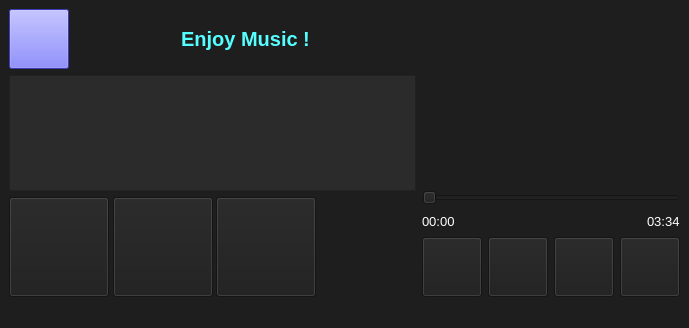
<?xml version="1.0" encoding="UTF-8"?>
<ui version="4.0">
 <class>MusicPlayer</class>
 <widget class="QMainWindow" name="MusicPlayer">
  <property name="geometry">
   <rect>
    <x>0</x>
    <y>0</y>
    <width>689</width>
    <height>328</height>
   </rect>
  </property>
  <property name="minimumSize">
   <size>
    <width>512</width>
    <height>300</height>
   </size>
  </property>
  <property name="maximumSize">
   <size>
    <width>1024</width>
    <height>600</height>
   </size>
  </property>
  <property name="windowTitle">
   <string>MainWindow</string>
  </property>
  <property name="styleSheet">
   <string notr="true">background-color: rgb(30, 30, 30);</string>
  </property>
  <widget class="QWidget" name="centralwidget">
   <layout class="QVBoxLayout" name="verticalLayout_6">
    <item>
     <layout class="QHBoxLayout" name="horizontalLayout_5">
      <item>
       <layout class="QVBoxLayout" name="verticalLayout_4">
        <item>
         <layout class="QVBoxLayout" name="verticalLayout_3">
          <item>
           <layout class="QHBoxLayout" name="horizontalLayout_4">
            <item>
             <widget class="QPushButton" name="pushButton">
              <property name="sizePolicy">
               <sizepolicy hsizetype="Minimum" vsizetype="Minimum">
                <horstretch>0</horstretch>
                <verstretch>0</verstretch>
               </sizepolicy>
              </property>
              <property name="minimumSize">
               <size>
                <width>60</width>
                <height>60</height>
               </size>
              </property>
              <property name="maximumSize">
               <size>
                <width>60</width>
                <height>60</height>
               </size>
              </property>
              <property name="styleSheet">
               <string notr="true">background-color: rgb(85, 85, 255);</string>
              </property>
              <property name="text">
               <string/>
              </property>
             </widget>
            </item>
            <item>
             <widget class="QLabel" name="label">
              <property name="sizePolicy">
               <sizepolicy hsizetype="Expanding" vsizetype="Minimum">
                <horstretch>0</horstretch>
                <verstretch>0</verstretch>
               </sizepolicy>
              </property>
              <property name="font">
               <font>
                <pointsize>15</pointsize>
                <weight>75</weight>
                <bold>true</bold>
               </font>
              </property>
              <property name="styleSheet">
               <string notr="true">color: rgb(85, 255, 255);</string>
              </property>
              <property name="text">
               <string>Enjoy Music !</string>
              </property>
              <property name="alignment">
               <set>Qt::AlignCenter</set>
              </property>
             </widget>
            </item>
           </layout>
          </item>
          <item>
           <widget class="QListWidget" name="listWidget">
            <property name="sizePolicy">
             <sizepolicy hsizetype="Expanding" vsizetype="Expanding">
              <horstretch>0</horstretch>
              <verstretch>0</verstretch>
             </sizepolicy>
            </property>
            <property name="styleSheet">
             <string notr="true">color: rgb(85, 255, 255);
background-color: rgb(43, 43, 43);</string>
            </property>
            <property name="resizeMode">
             <enum>QListView::Fixed</enum>
            </property>
           </widget>
          </item>
         </layout>
        </item>
        <item>
         <layout class="QHBoxLayout" name="horizontalLayout_2">
          <item>
           <widget class="QPushButton" name="pBtn_Pre">
            <property name="sizePolicy">
             <sizepolicy hsizetype="Fixed" vsizetype="Fixed">
              <horstretch>100</horstretch>
              <verstretch>100</verstretch>
             </sizepolicy>
            </property>
            <property name="minimumSize">
             <size>
              <width>100</width>
              <height>100</height>
             </size>
            </property>
            <property name="maximumSize">
             <size>
              <width>100</width>
              <height>100</height>
             </size>
            </property>
            <property name="autoFillBackground">
             <bool>false</bool>
            </property>
            <property name="styleSheet">
             <string notr="true"/>
            </property>
            <property name="text">
             <string/>
            </property>
            <property name="iconSize">
             <size>
              <width>100</width>
              <height>100</height>
             </size>
            </property>
            <property name="checkable">
             <bool>false</bool>
            </property>
           </widget>
          </item>
          <item>
           <widget class="QPushButton" name="pBtn_Pause">
            <property name="sizePolicy">
             <sizepolicy hsizetype="Fixed" vsizetype="Fixed">
              <horstretch>100</horstretch>
              <verstretch>100</verstretch>
             </sizepolicy>
            </property>
            <property name="minimumSize">
             <size>
              <width>100</width>
              <height>100</height>
             </size>
            </property>
            <property name="maximumSize">
             <size>
              <width>100</width>
              <height>100</height>
             </size>
            </property>
            <property name="styleSheet">
             <string notr="true"/>
            </property>
            <property name="text">
             <string/>
            </property>
            <property name="checkable">
             <bool>true</bool>
            </property>
           </widget>
          </item>
          <item>
           <widget class="QPushButton" name="pBtn_Next">
            <property name="sizePolicy">
             <sizepolicy hsizetype="Fixed" vsizetype="Fixed">
              <horstretch>100</horstretch>
              <verstretch>100</verstretch>
             </sizepolicy>
            </property>
            <property name="minimumSize">
             <size>
              <width>100</width>
              <height>100</height>
             </size>
            </property>
            <property name="maximumSize">
             <size>
              <width>100</width>
              <height>100</height>
             </size>
            </property>
            <property name="styleSheet">
             <string notr="true"/>
            </property>
            <property name="text">
             <string/>
            </property>
           </widget>
          </item>
          <item>
           <widget class="QPushButton" name="pBtn_OpenSearchWin">
            <property name="sizePolicy">
             <sizepolicy hsizetype="Fixed" vsizetype="Fixed">
              <horstretch>100</horstretch>
              <verstretch>100</verstretch>
             </sizepolicy>
            </property>
            <property name="minimumSize">
             <size>
              <width>100</width>
              <height>100</height>
             </size>
            </property>
            <property name="maximumSize">
             <size>
              <width>100</width>
              <height>100</height>
             </size>
            </property>
            <property name="mouseTracking">
             <bool>false</bool>
            </property>
            <property name="focusPolicy">
             <enum>Qt::NoFocus</enum>
            </property>
            <property name="contextMenuPolicy">
             <enum>Qt::NoContextMenu</enum>
            </property>
            <property name="styleSheet">
             <string notr="true"/>
            </property>
            <property name="text">
             <string/>
            </property>
            <property name="flat">
             <bool>true</bool>
            </property>
           </widget>
          </item>
         </layout>
        </item>
       </layout>
      </item>
      <item>
       <layout class="QVBoxLayout" name="verticalLayout_5">
        <item>
         <layout class="QVBoxLayout" name="verticalLayout_2">
          <item>
           <widget class="QLabel" name="label_pic">
            <property name="sizePolicy">
             <sizepolicy hsizetype="Expanding" vsizetype="Expanding">
              <horstretch>0</horstretch>
              <verstretch>0</verstretch>
             </sizepolicy>
            </property>
            <property name="styleSheet">
             <string notr="true">border-image: url(:/music/Music/images/cd.png);</string>
            </property>
            <property name="text">
             <string/>
            </property>
           </widget>
          </item>
          <item>
           <layout class="QVBoxLayout" name="verticalLayout">
            <item>
             <widget class="QSlider" name="horizontalSlider">
              <property name="sizePolicy">
               <sizepolicy hsizetype="Expanding" vsizetype="Minimum">
                <horstretch>0</horstretch>
                <verstretch>0</verstretch>
               </sizepolicy>
              </property>
              <property name="orientation">
               <enum>Qt::Horizontal</enum>
              </property>
             </widget>
            </item>
            <item>
             <layout class="QHBoxLayout" name="horizontalLayout">
              <item>
               <widget class="QLabel" name="label_CurTime">
                <property name="sizePolicy">
                 <sizepolicy hsizetype="Preferred" vsizetype="Minimum">
                  <horstretch>0</horstretch>
                  <verstretch>0</verstretch>
                 </sizepolicy>
                </property>
                <property name="font">
                 <font>
                  <pointsize>10</pointsize>
                 </font>
                </property>
                <property name="styleSheet">
                 <string notr="true">color: rgb(255, 255, 255);</string>
                </property>
                <property name="text">
                 <string>00:00</string>
                </property>
               </widget>
              </item>
              <item>
               <spacer name="horizontalSpacer">
                <property name="orientation">
                 <enum>Qt::Horizontal</enum>
                </property>
                <property name="sizeHint" stdset="0">
                 <size>
                  <width>40</width>
                  <height>20</height>
                 </size>
                </property>
               </spacer>
              </item>
              <item>
               <widget class="QLabel" name="label_TotalTime">
                <property name="font">
                 <font>
                  <pointsize>10</pointsize>
                 </font>
                </property>
                <property name="styleSheet">
                 <string notr="true">color: rgb(255, 255, 255);</string>
                </property>
                <property name="text">
                 <string>03:34</string>
                </property>
               </widget>
              </item>
             </layout>
            </item>
           </layout>
          </item>
         </layout>
        </item>
        <item>
         <layout class="QHBoxLayout" name="horizontalLayout_3">
          <item>
           <widget class="QPushButton" name="pBtn_SetLove">
            <property name="sizePolicy">
             <sizepolicy hsizetype="Preferred" vsizetype="Preferred">
              <horstretch>0</horstretch>
              <verstretch>0</verstretch>
             </sizepolicy>
            </property>
            <property name="minimumSize">
             <size>
              <width>60</width>
              <height>60</height>
             </size>
            </property>
            <property name="maximumSize">
             <size>
              <width>60</width>
              <height>60</height>
             </size>
            </property>
            <property name="styleSheet">
             <string notr="true"/>
            </property>
            <property name="text">
             <string/>
            </property>
            <property name="checkable">
             <bool>true</bool>
            </property>
           </widget>
          </item>
          <item>
           <widget class="QPushButton" name="pBtn_loop">
            <property name="sizePolicy">
             <sizepolicy hsizetype="Fixed" vsizetype="Fixed">
              <horstretch>0</horstretch>
              <verstretch>0</verstretch>
             </sizepolicy>
            </property>
            <property name="minimumSize">
             <size>
              <width>60</width>
              <height>60</height>
             </size>
            </property>
            <property name="maximumSize">
             <size>
              <width>60</width>
              <height>60</height>
             </size>
            </property>
            <property name="styleSheet">
             <string notr="true"/>
            </property>
            <property name="text">
             <string/>
            </property>
            <property name="checkable">
             <bool>true</bool>
            </property>
           </widget>
          </item>
          <item>
           <widget class="QPushButton" name="pBtn_Loud">
            <property name="sizePolicy">
             <sizepolicy hsizetype="Preferred" vsizetype="Preferred">
              <horstretch>20</horstretch>
              <verstretch>20</verstretch>
             </sizepolicy>
            </property>
            <property name="minimumSize">
             <size>
              <width>60</width>
              <height>60</height>
             </size>
            </property>
            <property name="maximumSize">
             <size>
              <width>60</width>
              <height>60</height>
             </size>
            </property>
            <property name="text">
             <string/>
            </property>
           </widget>
          </item>
          <item>
           <widget class="QPushButton" name="pBtn_Low">
            <property name="sizePolicy">
             <sizepolicy hsizetype="Preferred" vsizetype="Preferred">
              <horstretch>0</horstretch>
              <verstretch>0</verstretch>
             </sizepolicy>
            </property>
            <property name="minimumSize">
             <size>
              <width>60</width>
              <height>60</height>
             </size>
            </property>
            <property name="maximumSize">
             <size>
              <width>60</width>
              <height>60</height>
             </size>
            </property>
           </widget>
          </item>
         </layout>
        </item>
       </layout>
      </item>
     </layout>
    </item>
   </layout>
  </widget>
  <widget class="QStatusBar" name="statusbar"/>
 </widget>
 <resources/>
 <connections/>
</ui>
